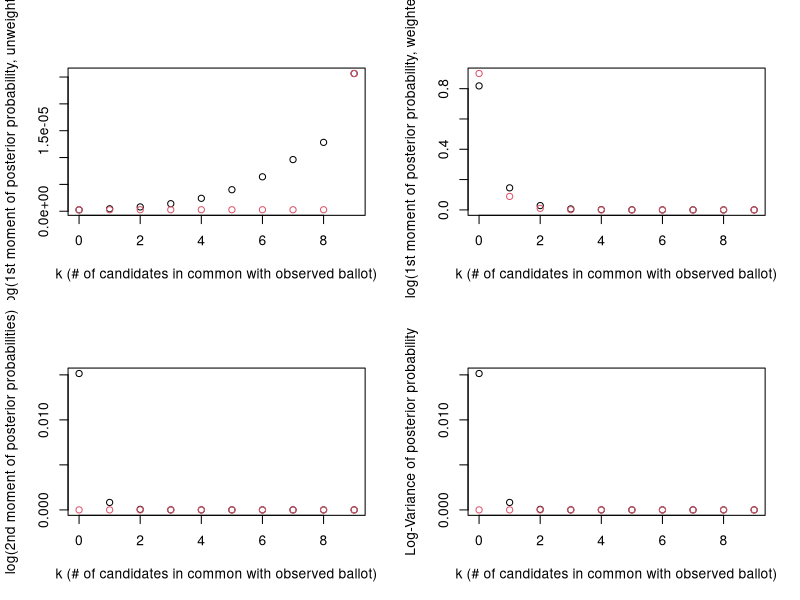

Here is the R script that generated this plot:
#!/usr/bin/Rscript

dir.dtree.postprob.moment1 <- function(s,t,k,n) {
    sigma <- 1
    if (k>0) { # If the ballots have any candidates in common...
        for (l in (n-k+1):n) {
            sigma <- sigma * (factorial(l)*s+t)/(l*factorial(l)*s+t)
        }
    }
    if (k < (n-1)) { # If it ever deviates...
        delta <- s/((n-k)*factorial(n-k)*s + t)
    } else {
        delta <- 1
    }
    gamma <- 1/factorial(n-k-1)^2
    return(sigma * delta * gamma)
}
dir.dtree.postprob.moment2 <- function(s,t,k,n) {
    sigma.2 <- 1
    if (k>0) { # If the ballots have any candidates in common...
        for (l in (n-k+1):n) {
            sigma.2 <- sigma.2 * (factorial(l)*s+t)/(l*factorial(l)*s+t) * (factorial(l)*s+t+1)/(factorial(l)*l*s+t+1)
        }
    }
    delta.2 <- 1
    if (k < (n-1)) { # If it ever deviates...
        delta.2 <- factorial(n-k)*s/((n-k)*factorial(n-k)*s + t) * (factorial(n-k)*s+1)/((n-k)*factorial(n-k)*s + t+1)
    }
    gamma.2 <- 1
    if (k > (n-1)) { # If it ever deviates...
        for (l in 2:(n-k-1)){
            gamma.2 <- gamma.2 * (factorial(l)*s+1)/(l*(l*factorial(l)*s + 1))
        }
    }
    return(sigma.2 * delta.2 * gamma.2)
}

# Dirichlet scale parameter with equivalent variance
getDirScale <- function(s, n){
  n.fac <- factorial(n)
  # Calculate f(s.dt, 1, n)
  f <- 1
  for (l in 2:n) {
    f <- f * (1+s)/(1+l*s)
  }
  s.dir <- (1 - f)/(f * n.fac - 1)
  return(s.dir)
}

# Moment functions
dir.postprob.moment1 <- function(s,t,k,n) {
    if (k==n-1) {
        return((s+t)/(factorial(n)*s + t))
    } else {
        return(s/(factorial(n)*s + t))
    }
}

dtree.postprob.moment1 <- function(s,t,k,n) {
    sigma <- 1
    if (k>0) { # If the ballots have any candidates in common...
        for (l in (n-k+1):n) {
            sigma <- sigma * (s+t)/(l*s+t)
        }
    }
    if (k < (n-1)) { # If it ever deviates...
        delta <- s/((n-k)*s + t)
    } else {
        delta <- 1
    }
    gamma <- 1/factorial(n-k-1)
    return(sigma * delta * gamma)
}

dir.postprob.moment2 <- function(s,t,k,n) {
    if (k==n-1) {
        return((s+t)/(factorial(n)*s + t) * (s+t+1)/(factorial(n)*s+t+1))
    } else {
        return(s/(factorial(n)*s + t) * (s+1)/(factorial(n)*s + t + 1))
    }
}

dtree.postprob.moment2 <- function(s,t,k,n) {
    sigma.2 <- 1
    if (k>0) { # If the ballots have any candidates in common...
        for (l in (n-k+1):n) {
            sigma.2 <- sigma.2 * (s+t)/(l*s+t) * (s+t+1)/(l*s+t+1)
        }
    }
    delta.2 <- 1
    if (k < (n-1)) { # If it ever deviates...
        delta.2 <- s/((n-k)*s + t) * (s+1)/((n-k)*s + t+1)
    }
    gamma.2 <- 1
    if (k > (n-1)) { # If it ever deviates...
        for (l in 2:(n-k-1)){
            gamma.2 <- gamma.2 * (s+1)/(l*(l*s + 1))
        }
    }
    return(sigma.2 * delta.2 * gamma.2)
}

# Plotting
n <- 10
s <- 1 # Dtree prior parameter
s.dir <- getDirScale(s, n) # Equivalent (by variance) dirichlet parameter
t <- 1
ks <- 0:(n-1)
p.dir.moment1 <- c()
p.dtree.moment1 <- c()
p.dir.moment2 <- c()
p.dtree.moment2 <- c()
for (k in ks) {
    p.dir.moment1 <- c(p.dir.moment1, dir.postprob.moment1(s.dir,t,k,n))
    p.dtree.moment1 <- c(p.dtree.moment1, dtree.postprob.moment1(s,t,k,n))
    p.dir.moment2 <- c(p.dir.moment2, dir.postprob.moment2(s.dir,t,k,n))
    p.dtree.moment2 <- c(p.dtree.moment2, dtree.postprob.moment2(s,t,k,n))
}
png('moments.png', height = 1080, width=1920)
par(mfrow=c(2,2))
plot(
  x = rep(ks, 2),
  y = c(p.dtree.moment1,p.dir.moment1),
  col = c(rep(1,n),rep(2,n)),
  xlab = "k (# of candidates in common with observed ballot)",
  ylab = "log(1st moment of posterior probability, unweighted)"
)
plot(
  x = rep(ks, 2),
  y = c(
     unlist(Map(function(x) max(1,x)*factorial(x),(n-1):0))
         * p.dtree.moment1,
     unlist(Map(function(x) max(1,x)*factorial(x),(n-1):0))
         * p.dir.moment1
  ),
  col = c(rep(1,n),rep(2,n)),
  xlab = "k (# of candidates in common with observed ballot)",
  ylab = "log(1st moment of posterior probability, weighted)"
)
plot(
  x = rep(ks, 2),
  y = c(p.dtree.moment2,p.dir.moment2),
  col = c(rep(1,n),rep(2,n)),
  xlab = "k (# of candidates in common with observed ballot)",
  ylab = "log(2nd moment of posterior probabilities)"
)
plot(
  x = rep(ks, 2),
  y = c(
         p.dtree.moment2 - p.dtree.moment1^2,
         p.dir.moment2 - p.dir.moment1^2
  ),
  col = c(rep(1,n),rep(2,n)),
  xlab = "k (# of candidates in common with observed ballot)",
  ylab = "Log-Variance of posterior probability"
)
dev.off()
